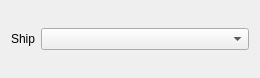
<?xml version="1.0" encoding="UTF-8"?>
<ui version="4.0">
 <class>CreateTankTaskPanel</class>
 <widget class="QWidget" name="CreateTankTaskPanel">
  <property name="geometry">
   <rect>
    <x>0</x>
    <y>0</y>
    <width>260</width>
    <height>78</height>
   </rect>
  </property>
  <property name="sizePolicy">
   <sizepolicy hsizetype="Preferred" vsizetype="Preferred">
    <horstretch>0</horstretch>
    <verstretch>0</verstretch>
   </sizepolicy>
  </property>
  <property name="minimumSize">
   <size>
    <width>0</width>
    <height>0</height>
   </size>
  </property>
  <property name="windowTitle">
   <string>Create new tank</string>
  </property>
  <layout class="QGridLayout" name="gridLayout">
   <item row="1" column="0">
    <layout class="QHBoxLayout" name="horizontalLayout">
     <item>
      <widget class="QLabel" name="ShipLabel">
       <property name="sizePolicy">
        <sizepolicy hsizetype="Preferred" vsizetype="Fixed">
         <horstretch>0</horstretch>
         <verstretch>0</verstretch>
        </sizepolicy>
       </property>
       <property name="text">
        <string>Ship</string>
       </property>
      </widget>
     </item>
     <item>
      <widget class="QComboBox" name="Ship">
       <property name="sizePolicy">
        <sizepolicy hsizetype="Preferred" vsizetype="Fixed">
         <horstretch>1</horstretch>
         <verstretch>0</verstretch>
        </sizepolicy>
       </property>
      </widget>
     </item>
    </layout>
   </item>
  </layout>
 </widget>
 <resources/>
 <connections/>
</ui>
